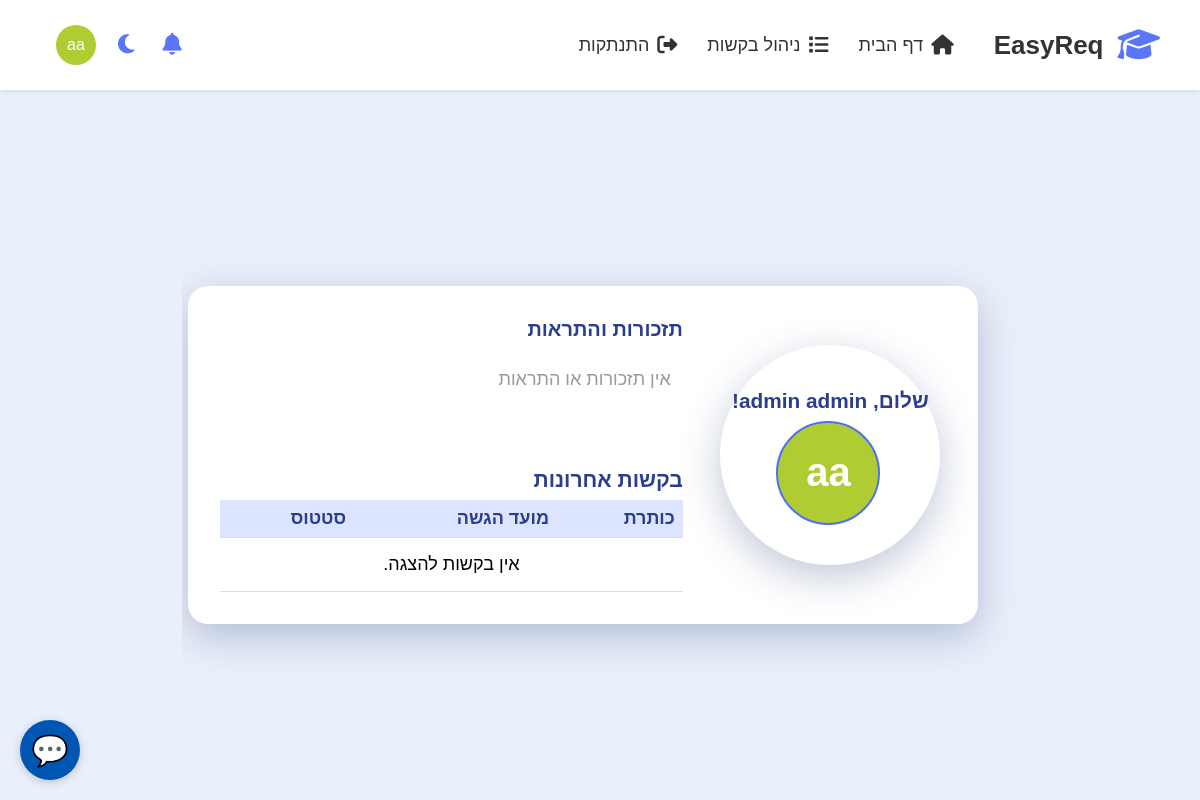
The app's page / (signed in) with its own data.
### Website/models.py (models this page shows, shortened)
class User(AbstractUser):
    email = models.EmailField(max_length=100, unique=True)
    department = models.ForeignKey(Department, on_delete=models.CASCADE)
    info = models.CharField(max_length=100) ## 'Reservist, Extension'
    profile_pic = models.ImageField(
        upload_to="profile_pics/",
        blank=True,
        null=True,
        default="images/profile.png"
    )
    roles = (
        (0, 'Student'),
        (1, 'Lecturer'),
        (2, 'Staff'),
        (3, 'Deanery'))
    role = models.SmallIntegerField(default=0, choices=roles)
    courses = models.ManyToManyField("Course", blank=True)
    year = models.SmallIntegerField(default=0)
    class Meta:
        app_label = 'Website'
        db_table = 'Website_user'
        verbose_name = 'User'
        verbose_name_plural = 'Users'
    groups = models.ManyToManyField(
        Group,
        related_name='website_user_set',
        blank=True
    )
    user_permissions = models.ManyToManyField(
        Permission,
        related_name='website_user_permissions_set',
        blank=True
    )

### Website/views.py (the view)
# urls.py: 2. Add a URL to urlpatterns:  path('', views.home, name='home')
def home(request):
    if request.user.is_authenticated and request.user.role in [1,2,3]:
        return redirect('dashboard')
    recent_requests = []
    student_status_counts = [0,0,0]
    if request.user.is_authenticated and request.user.role == 0:
        recent_requests = (
            Request.objects
                   .filter(student=request.user)
                   .order_by('-created')[:5]
        )
        qs = (
            Request.objects
                   .filter(student=request.user)
                   .values('status')
                   .annotate(count=Count('status'))
        )
        m = {item['status']:item['count'] for item in qs}
        student_status_counts = [m.get(0,0), m.get(1,0), m.get(2,0)]
    return render(request, 'home.html', {
        'recent_requests': recent_requests,
        'student_status_counts': student_status_counts,
    })

### Website/context_processors.py (called while the page is built)
def global_notifications(request):
    user = request.user
    notifications = []
    notification_count = 0
    if user.is_authenticated:
        notifications = Notification.objects.filter(
            user=user,
            read=False
        ).order_by('-created_at')
        notification_count = notifications.count()
    return {
        'notifications': notifications,
        'notification_count': notification_count,
        'role': user.role if user.is_authenticated else 0
    }

### Website/templates/home.html (shortened to what this page needs)
{% extends 'base.html' %}
{% load static %}
{% block content %}
{% if user.is_authenticated %}
  <div class="home-card">
    <div class="home-welcome">
      <div class="welcome-text">שלום, {{ user.get_full_name }}!</div>
      <div class="home-profile-pic-wrapper">
        {% if user.profile_pic and user.profile_pic.url and "profile.png" not in user.profile_pic.name %}
          <img src="{{ user.profile_pic.url }}" alt="Profile" class="home-profile-pic">
        {% else %}
        <div class="home-initials-circle"
     id="initials-circle"
     data-username="{{ user.username }}">
  {{ user.first_name|slice:":1" }}{{ user.last_name|slice:":1" }}
</div>
        {% endif %}
      </div>
    </div>
    <div class="home-content">
      <div class="home-notifications">
        <h3>תזכורות והתראות</h3>
        <ul>
          {% for note in notifications %}
            <li>
              <strong>{{ note.title }}</strong>
              <small>{{ note.created|date:"d/m/Y H:i" }}</small>
              <div>{{ note.message }}</div>
            </li>
          {% empty %}
            <li class="empty">אין תזכורות או התראות</li>
          {% endfor %}
        </ul>
      </div>
      <div class="home-requests">
        <h3 style="text-align:right; color:#2b3d8f; margin-bottom:0.5rem;">בקשות אחרונות</h3>
        <table>
          <thead>
            <tr>
              <th>כותרת</th>
              <th>מועד הגשה</th>
              <th>סטטוס</th>
            </tr>
          </thead>
          <tbody>
            {% for req in recent_requests %}
              <tr>
                <td>{{ req.get_title_display|truncatechars:30 }}</td>
                <td>{{ req.created|date:"d/m/Y" }}</td>
                <td class="
                    {% if req.status == 0 %}status-pending{% endif %}
                    {% if req.status == 1 %}status-approved{% endif %}
                    {% if req.status == 2 %}status-rejected{% endif %}
                  ">
                  {{ req.get_status_display }}
                </td>
              </tr>
            {% empty %}
              <tr><td colspan="3" style="text-align:center; padding:1rem;">אין בקשות להצגה.</td></tr>
            {% endfor %}
          </tbody>
        </table>
      </div>
    </div>
  </div>
  {% endif %}
{% endblock %}

### Website/templates/base.html (shortened to what this page needs)
<!DOCTYPE html>
<html lang="he">
<head>
  <link rel="stylesheet" href="/static/css/chatbot-widget.css">
  <link rel="stylesheet" href="https://cdnjs.cloudflare.com/ajax/libs/font-awesome/6.5.0/css/all.min.css" />
</head>
<body>
<div class="topbar">
  <div class="topbar-right">
    <div class="logo-container">
      <i class="fas fa-graduation-cap"></i>
      <span>EasyReq</span>
    </div>
    <div class="nav-links">
       <a href="{% url 'home' %}"><i class="fas fa-home"></i>דף הבית</a>
          {% if user.is_authenticated %}
        <a href="{% url 'list_requests' %}"><i class="fas fa-list"></i>ניהול בקשות </a>
        {% if user.is_authenticated %}
        <a href="{% url 'logout' %}"><i class="fas fa-sign-out-alt"></i>התנתקות</a>
        {% else %}
        <a href="{% url 'login' %}"><i class="fas fa-sign-in-alt"></i>התחברות</a>
        <a href="{% url 'register' %}"><i class="fas fa-user-plus"></i>הרשמה</a>
        {% endif %}
          {% else %}
        <a href="{% url 'login' %}"><i class="fas fa-sign-in-alt"></i>התחברות</a>
        <a href="{% url 'register' %}"><i class="fas fa-user-plus"></i>הרשמה</a>
      {% endif %}
    </div>
    </div>
    <div class="topbar-buttons">
      {% if user.is_authenticated %}
      <div class="notification-wrapper">
    <button onclick="toggleNotifications()" id="notificationBtn" title="התראות">
      <i class="fas fa-bell"></i>
    </button>
  </div>
    {% endif %}
    <button onclick="toggleContrast()" id="contrastBtn" title="מצב כהה"><i class="fas fa-moon"></i></button>
  <div class="profile-wrapper" onclick="toggleProfileMenu()">
    <div class="profile-pic-container">
      {% if user.profile_pic and user.profile_pic.url and "profile.png" not in user.profile_pic.name %}
        <img src="{{ user.profile_pic.url }}" class="profile-pic">
      {% else %}
        <div class="initials-circle" data-username="{{ user.username }}">
          {{ user.first_name|slice:":1" }}{{ user.last_name|slice:":1" }}
        </div>
      {% endif %}
    </div>
  </div>
</div>
</div>
<div class="content">
  {% block content %}{% endblock %}
</div>
</body>
</html>

### Website/templates/base.html (style rules this page uses)
body { margin: 0; font-family: 'Calibri', sans-serif; direction: rtl; background-color: #f4f6f9; transition: background-color 0.3s, color 0.3s; }
.topbar { position: fixed; top: 0; right: 0; left: 0; height: 90px; background-color: #ffffff; box-shadow: 0 2px 6px rgba(0, 0, 0, 0.08); z-index: 1001; display: flex; align-items: center; justify-content: space-between; padding: 0 40px; overflow: visible; }
.topbar-right { display: flex; align-items: center; gap: 40px; }
.logo-container { display: flex; align-items: center; gap: 14px; }
.logo-container i { font-size: 34px; color: #5a75f8; }
.logo-container span { font-size: 26px; font-weight: bold; color: #333; }
.nav-links { display: flex; gap: 30px; align-items: center; }
.nav-links a { text-decoration: none; color: #333; font-size: 18px; display: flex; align-items: center; gap: 8px; transition: color 0.3s; }
.nav-links a i { font-size: 20px; }
.topbar-buttons { display: flex; gap: 16px; align-items: center; position: relative; overflow: visible; z-index: 1002; }
.topbar-buttons button { background: none; border: none; cursor: pointer; font-size: 22px; color: #5a75f8; transition: transform 0.2s; position: relative; }
.notification-wrapper { position: relative; }
.content { margin-top: 110px; padding: 40px; font-size: 18px; }
.topbar .profile-wrapper { display: flex; align-items: center; margin-left: 16px; cursor: pointer; }
.topbar .profile-pic-container { width: 40px; height: 40px; position: relative; overflow: hidden; border-radius: 50%; }
.topbar .profile-pic-container img.profile-pic, .topbar .profile-pic-container .initials-circle { width: 100%; height: 100%; object-fit: cover; display: flex; align-items: center; justify-content: center; font-size: 1rem; }
.topbar .initials-circle { color: #fff !important; }

### Website/templates/home.html (style rules this page uses)
html, body { height: 100%; margin: 0; padding: 0; background-color: #eaf0fb; direction: rtl; font-family: 'Calibri', sans-serif; display: flex; justify-content: center; align-items: center; overflow: hidden; }
.home-card { width: 96%; max-width: 1400px; background: #fff; border-radius: 20px; box-shadow: 0 12px 40px rgba(46,70,122,0.3); display: grid; grid-template-columns: 1fr 2fr; gap: 2rem; padding: 2rem; margin: 2rem 0; }
.home-welcome { width: 220px; height: 220px; background: #fff; border-radius: 50%; box-shadow: 0 12px 40px rgba(46,70,122,0.3); display: flex; flex-direction: column; align-items: center; justify-content: center; text-align: center; margin: auto; }
.home-welcome .welcome-text { font-size: 1.3rem; color: #2b3d8f; font-weight: bold; margin-bottom: 0.5rem; }
.home-profile-pic-wrapper { width: 100px; height: 100px; }
.home-profile-pic, .home-initials-circle { width: 100%; height: 100%; border-radius: 50%; object-fit: cover; border: 2px solid #4c70f0; }
.home-initials-circle { background-color: rgba(76,112,240,0.2); color: #4c70f0; font-size: 2.5rem; font-weight: bold; display: flex; align-items: center; justify-content: center; }
.home-content { display: flex; flex-direction: column; }
.home-notifications { margin-bottom: 2rem; }
.home-notifications h3 { margin: 0 0 1rem; color: #2b3d8f; font-size: 1.25rem; text-align: right; }
.home-notifications ul { list-style: none; padding: 0; margin: 0; max-height: 200px; overflow-y: auto; }
.home-notifications li { background: #f0f4ff; border-radius: 8px; padding: 0.75rem; margin-bottom: 0.75rem; text-align: right; border-left: 4px solid #4c70f0; }
.home-notifications li.empty { background: transparent; border: none; color: #999; }
.home-requests { overflow-x: auto; }
.home-requests table { width: 100%; border-collapse: collapse; text-align: right; }
.home-requests th, .home-requests td { padding: 0.5rem; border-bottom: 1px solid #ddd; }
.home-requests th { background: #dce4ff; color: #2b3d8f; }

### records on screen
User: first_name "a", last_name "a", get_full_name "admin admin"
